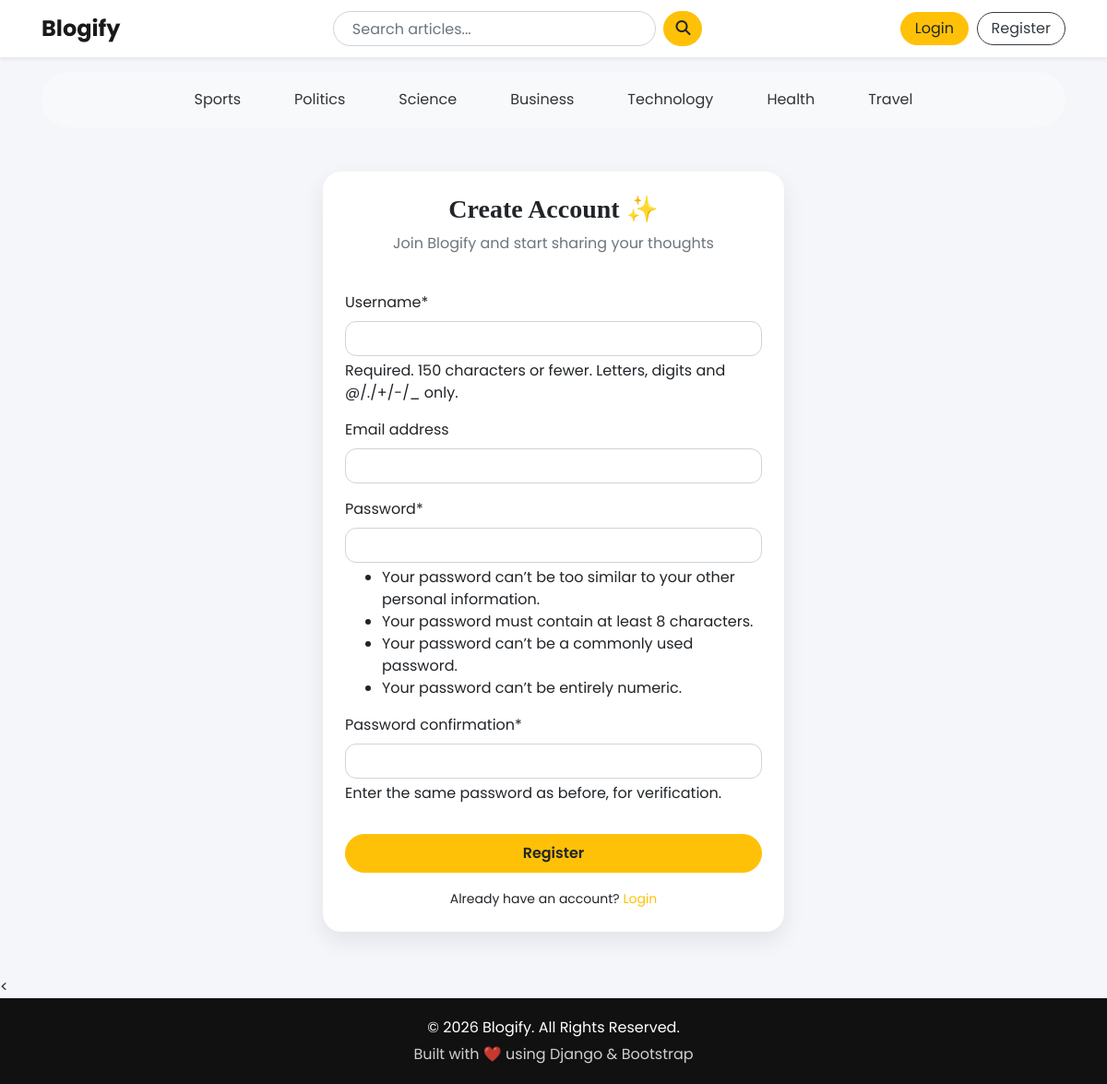
Screenshot of /register/ with the database file from the repository.
### Blogapp/models.py (models this page shows, shortened)
class Category(models.Model):
    category_name = models.CharField(max_length=50, unique=True)
    created_at = models.DateTimeField(auto_now_add=True)
    updated_at = models.DateTimeField(auto_now=True)
    class Meta:
        verbose_name_plural = 'categories'

### blogify/views.py (the view)
# urls.py: path('register/',register,name='register'),
def register(request):
    if request.method == 'POST':
        form = RegistrationForm(request.POST)
        if form.is_valid():
            form.save()
            return redirect('register')
        else:
            print(form.errors)
    else:
        form = RegistrationForm()
    context = {
        'form': form,
    }
    return render(request, 'register.html', context)

### blogify/forms.py
class RegistrationForm(UserCreationForm):
    class Meta:
        model = User
        fields = ['username','email','password1','password2']

### Blogapp/context_processors.py (called while the page is built)
def get_categories(request):
    categories = Category.objects.all()
    return dict(categories=categories)

def get_social_link(request):
    social_link = SocialLink.objects.all()
    return dict(social_link=social_link)

### Blogapp/templates/register.html (shortened to what this page needs)
{% extends 'base.html' %}
{% load crispy_forms_tags %}
{% block content %}
<div class="register-wrapper mt-5 mb-5">
    <div class="card register-card p-4">
        <div class="text-center mb-4">
            <h3 class="register-title">Create Account ✨</h3>
            <p class="text-muted">Join Blogify and start sharing your thoughts</p>
        </div>
        <form action="{% url 'register' %}" method="POST">
            {{ form|crispy }}
            <button type="submit" class="btn btn-warning w-100 register-btn mt-3">
                Register
            </button>
        </form>
        <div class="text-center mt-3">
            <small>
                Already have an account?
                <a href="{% url 'login' %}" class="text-warning fw-bold">
                    Login
                </a>
            </small>
        </div>
    </div>
</div>
{% endblock %}

### Blogapp/templates/base.html (shortened to what this page needs)
{% load static %}
<!DOCTYPE html>
<html lang="en">
<head>
    <link rel="stylesheet" href="https://cdn.jsdelivr.net/npm/bootstrap@4.6.2/dist/css/bootstrap.min.css">
    <link rel="stylesheet" href="https://cdnjs.cloudflare.com/ajax/libs/font-awesome/6.5.0/css/all.min.css">
    <link href="{% static 'css/blog.css' %}" rel="stylesheet">
    <link href="{% static 'css/home.css' %}" rel="stylesheet">
    <link href="{% static 'css/base.css' %}" rel="stylesheet">
    <link href="{% static 'css/login.css' %}" rel="stylesheet">
    <link href="{% static 'css/register.css' %}" rel="stylesheet">
    <link href="{% static 'css/posts.css' %}" rel="stylesheet">
    <link href="{% static 'css/users.css' %}" rel="stylesheet">
</head>
<body>
<nav class="navbar navbar-expand-lg navbar-light bg-white shadow-sm sticky-top">
  <div class="container">
    <a class="navbar-brand" href="/">Blogify</a>
    <div class="collapse navbar-collapse" id="navbarContent">
      <form class="d-flex mx-auto search-box" action="{% url 'search' %}" method="GET">
        <input class="form-control me-2" type="search" name="keyword"
               value="{{ keyword }}" placeholder="Search articles...">&nbsp;&nbsp;
        <button class="btn btn-warning" type="submit">
            <i class="fa fa-search"></i>
        </button>
      </form>
      <div class="d-flex align-items-center gap-2">
        {% if not user.is_authenticated %}
          <a class="btn btn-warning btn-custom" href="{% url 'login' %}">
              Login
          </a>&nbsp;&nbsp;
          <a class="btn btn-outline-dark btn-custom" href="{% url 'register' %}">
              Register
          </a>
        {% endif %}
      </div>
    </div>
  </div>
</nav>
<div class="container mt-3">
  <div class="d-flex flex-wrap justify-content-center"
       style="background:#f8f9fa; padding:12px 20px; border-radius:30px;">
    {% for cat in categories %}
      <a href="{% url 'posts_by_category' cat.id %}"
         style="
            text-decoration:none;
            color:#333;
            margin:0 15px;        /* 👈 space between categories */
            padding:6px 14px;
            border-radius:20px;
            transition:0.3s;
            display:inline-block;
         "
         onmouseover="this.style.backgroundColor='#ffc107'; this.style.color='black';"
         onmouseout="this.style.backgroundColor='transparent'; this.style.color='#333';"
      >
        {{ cat.category_name }}
      </a>
    {% endfor %}
  </div>
</div>
<div class="container mt-4">
{% block content %}
{% endblock %}
</div>
<<footer
    style="
        margin-top:auto;
        background-color:#111;
        color:#fff;
        padding:20px 0;
        text-align:center;
    "
>
    <div style="max-width:1200px; margin:auto;">
        <p style="margin-bottom:5px;">
            © 2026 Blogify. All Rights Reserved.
        </p>
        <p style="margin:0; opacity:0.8;">
            Built with ❤️ using Django & Bootstrap
        </p>
    </div>
</footer>
</body>
</html>

### Blogapp/static/css/blog.css (style rules this page uses)
h1, h2, h3, h4, h5, h6 { font-family: "Playfair Display", Georgia, "Times New Roman", serif; }

### Blogapp/static/css/base.css (style rules this page uses)
body { font-family: 'Poppins', sans-serif; background-color: #f8f9fa; }
.navbar-brand { font-weight: 700; font-size: 24px; }
.search-box input { border-radius: 50px; padding-left: 20px; }
.search-box button { border-radius: 50px; }
.btn-custom { border-radius: 50px; padding: 5px 15px; }
footer { background: #111; color: #aaa; padding: 30px 0; margin-top: 60px; }

### Blogapp/static/css/register.css (style rules this page uses)
.register-wrapper { max-width: 500px; margin: auto; }
.register-card { border-radius: 20px; box-shadow: 0 10px 25px rgba(0,0,0,0.08); border: none; }
.register-title { font-weight: 700; }
.register-card .form-control { border-radius: 12px; }
.register-btn { border-radius: 50px; font-weight: 600; padding: 8px 0; }

### Blogapp/static/css/users.css (style rules this page uses)
body { background-color: #f4f6f9; overflow-x: hidden; }

### rows the page displays
Category: category_name "Sports"
Category: category_name "Politics"
Category: category_name "Science"
Category: category_name "Business"
Category: category_name "Technology"
Category: category_name "Health"
Category: category_name "Travel"
